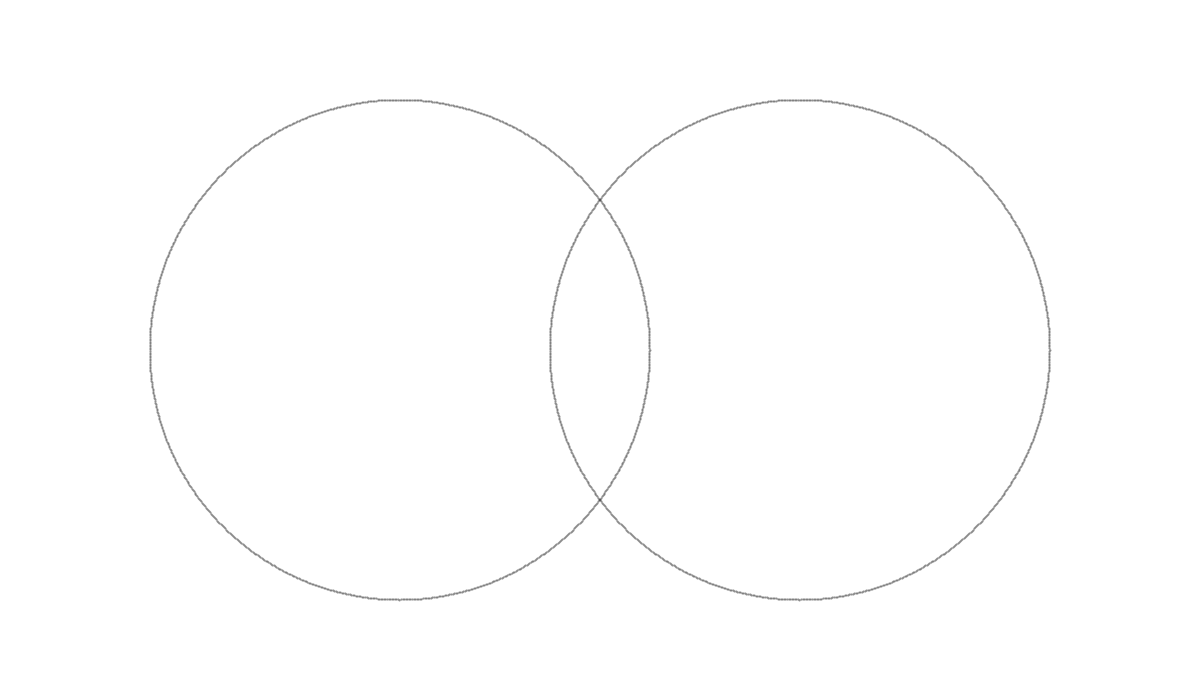
Frame 1 (no input)
Frame 60 (the mouse pressed at the canvas centre just before this capture): identical to frame 1, image omitted
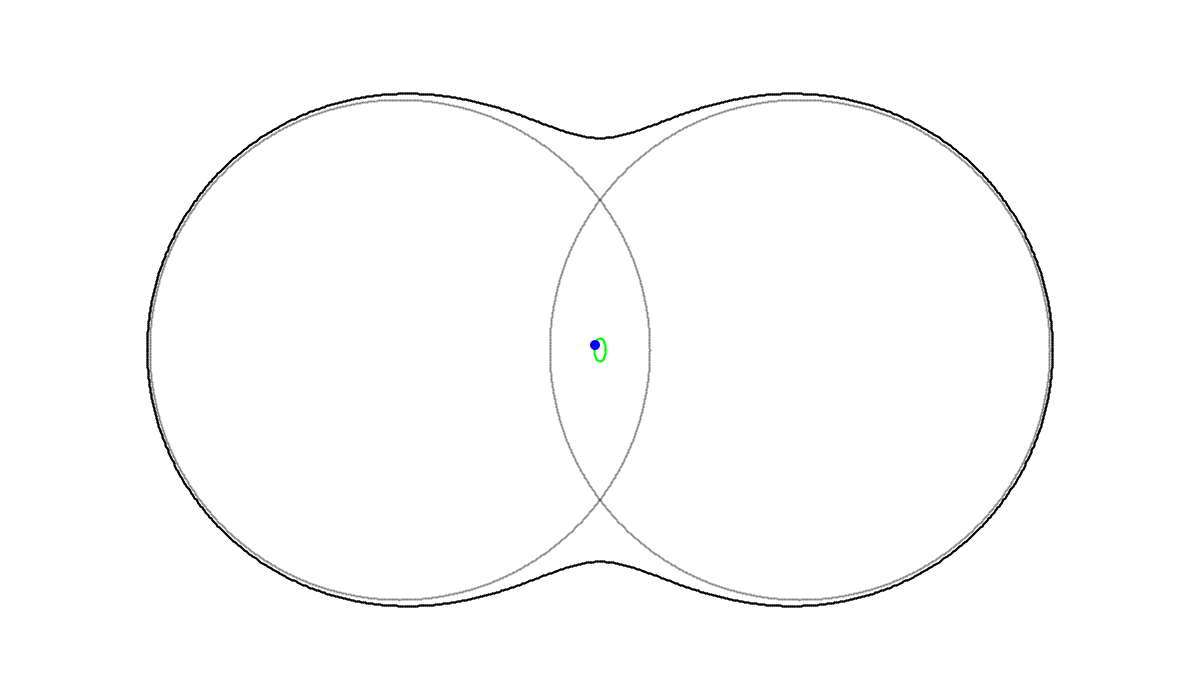
Frame 120 (the mouse held since frame 60 and released just before this capture)

The Processing sketch that drew these frames (run headless with seeded random() and noise(); from frame 60 on, the mouse is pressed at the canvas centre):

// Processing sketch: TwoEqualCircles
// ── TwoEqualCircles.pde
float x[][],xCircle[][],a,c,aSq,cSq;
int LastPoint;
void setup() 
{
  size(1200,700);
  smooth();
  LastPoint=1000;
  x=new float[LastPoint+1][2];
  xCircle=new float[LastPoint+1][2];
  a=250.0;
  aSq=a*a;
  c=200.0;
  cSq=c*c;
  for(int Point=0;Point<=LastPoint;Point++)
  {
    float theta=TWO_PI*float(Point)/float(LastPoint);
    xCircle[Point][0]=a*cos(theta);
    xCircle[Point][1]=a*sin(theta);
  }
}
void draw() 
{   
  background(255,255,255);
  translate(width/2,height/2);
  stroke(0,0,0,64);
  strokeWeight(2);
  for(int Point=0;Point<=LastPoint-1;Point++)
  {
    line(xCircle[Point][0]-c,xCircle[Point][1],xCircle[Point+1][0]-c,xCircle[Point+1][1]);
    line(xCircle[Point][0]+c,xCircle[Point][1],xCircle[Point+1][0]+c,xCircle[Point+1][1]);
  }
  float myMousex=mouseX-width/2-5;
  float myMousey=mouseY-height/2-5;
  float radius2=myMousex*myMousex+myMousey*myMousey;
  float cos2theta=(myMousex*myMousex-myMousey*myMousey)/radius2;
  float h4=((myMousex-c)*(myMousex-c)+myMousey*myMousey-aSq)*((myMousex+c)*(myMousex+c)+myMousey*myMousey-aSq);
  for(int plusorminus=-1;plusorminus<=1;plusorminus+=2)
  {
    stroke(0,127*(1+plusorminus),0,255);
    float hSq,eta;
    if(h4>=0.0)eta=1.0;
    else eta=-1.0;
    hSq=float(plusorminus)*sqrt(eta*h4);
    float v=0.0;
    float ySq;
    if(eta==-1||aSq-cSq-hSq>0.0)
    {
      float x=0.0,y=0.0,previousx=0.0,previousy=0.0;
      int start=1;
      int MaxNo=0;
      do
      {
        MaxNo++;
        float e=exp(v);
        float co=(e+eta/e)/2.0;
        float si=(e-eta/e)/2.0;
        x=hSq*si/(2.0*c);
        ySq=aSq-cSq-x*x-hSq*co;
        float dsbydv=0.0;
        if(ySq>=0.0)
        {
          y=sqrt(ySq);
          if(start==0)
          {
            for(int mirrorx=-1;mirrorx<=1;mirrorx+=2)
            {
              for(int mirrory=-1;mirrory<=1;mirrory+=2)
                line(float(mirrorx)*previousx,float(mirrory)*previousy,float(mirrorx)*x,float(mirrory)*y);
            }
          }
          if(eta==-1&&start==1&&plusorminus==-1&&v!=0.0)
          {
            for(int mirrorx=-1;mirrorx<=1;mirrorx+=2)
            {
              for(int mirrory=-1;mirrory<=1;mirrory+=2)
                line(float(mirrorx)*x,float(mirrory)*y,float(mirrorx)*x,0.0);
            }
          }
          start=0;
          previousx=x;
          previousy=y;
          float dxbydv=hSq*co/(2.0*c);
          float dybydv=(-2.0*x*dxbydv-hSq*si)/(2.0*y);
          dsbydv=sqrt(dxbydv*dxbydv+dybydv*dybydv);
        }
        if(dsbydv==0.0)v+=0.005;
        else v+=2.0/dsbydv;
      }
      while((ySq>=0.0||(eta==-1&&start==1&&plusorminus==-1))&&MaxNo<10000);
      if(start==0)
      {
        for(int mirrorx=-1;mirrorx<=1;mirrorx+=2)
        {
          for(int mirrory=-1;mirrory<=1;mirrory+=2)
            line(float(mirrorx)*x,float(mirrory)*y,float(mirrorx)*x,0.0);
        }
      }
    }
  }
  fill(0,0,255,255);
  noStroke();
  ellipse(myMousex,myMousey,10,10);
}
